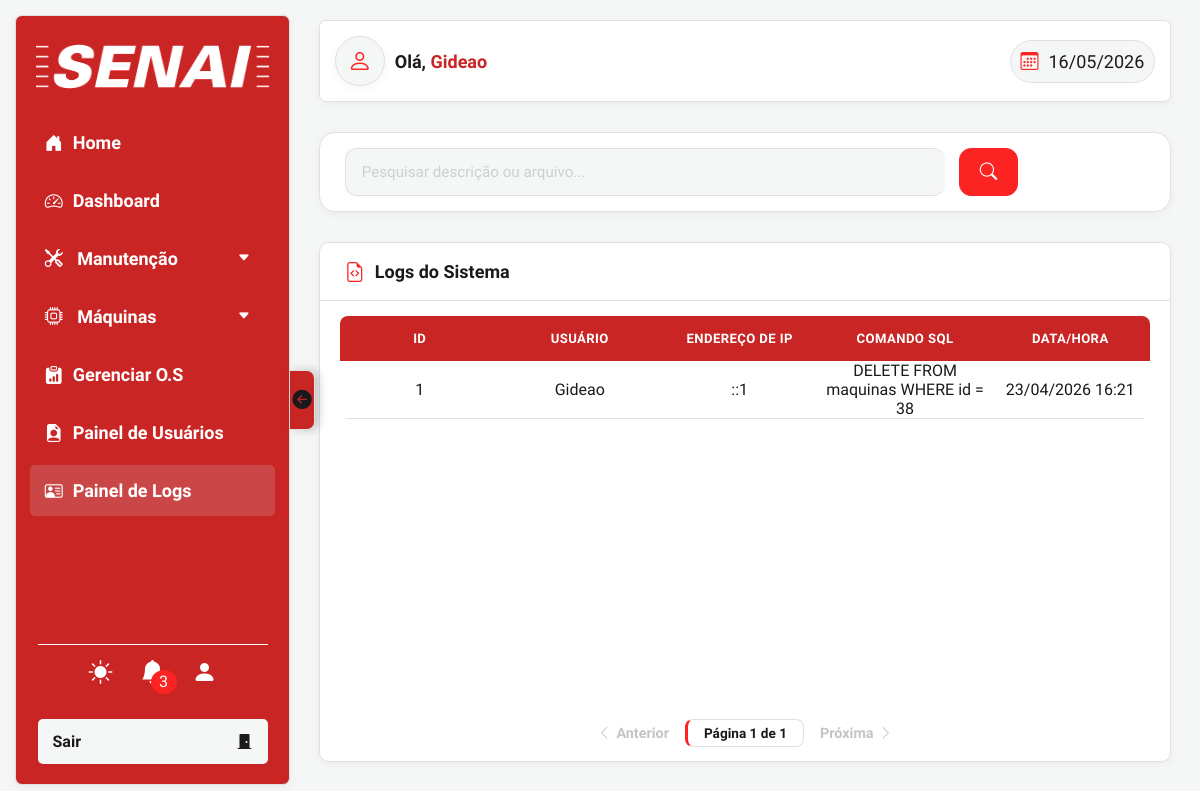
Screenshot of /php/views/log.php (signed in) with the database file from the repository.
### tables this page shows
CREATE TABLE `logs` (
  `id` int(11) NOT NULL,
  `usuario_id` int(11) DEFAULT NULL,
  `ip_address` varchar(45) NOT NULL,
  `sql_command` text NOT NULL,
  `data_hora` datetime DEFAULT current_timestamp()
);

CREATE TABLE `usuarios` (
  `id` int(11) NOT NULL,
  `nome` varchar(200) NOT NULL,
  `email` varchar(200) NOT NULL,
  `senha` varchar(245) NOT NULL,
  `senha_padrao` int(11) NOT NULL DEFAULT 1,
  `permissao` enum('ADMIN','GESTOR','NORMAL') NOT NULL DEFAULT 'NORMAL',
  `foto` varchar(255) DEFAULT NULL
);

### php/views/log.php (the view, shortened to what this page needs)
<?php
require __DIR__ . '/../configs/conexao.php';
$busca_atual = isset($_GET['search']) ? trim($_GET['search']) : '';
$pagina_atual = isset($_GET['page']) ? (int)$_GET['page'] : 1;
$limite = 10;
$sql_count = "SELECT COUNT(*) as total FROM logs
              LEFT JOIN usuarios ON logs.usuario_id = usuarios.id";
$res_count = $conn->query($sql_count);
$total_registros = $res_count->fetch_assoc()['total'];
$total_paginas = ceil($total_registros / $limite);
$offset = ($pagina_atual - 1) * $limite;
$sql = "SELECT logs.*, usuarios.nome AS nome_real
        FROM logs
        LEFT JOIN usuarios ON logs.usuario_id = usuarios.id";
$sql .= " ORDER BY logs.id DESC LIMIT $limite OFFSET $offset";
$resultado = $conn->query($sql);
?>
<!DOCTYPE html>
<html lang="pt-br" data-tema="">
<head>
    <link rel="stylesheet" href="../../css/style.css">
    <link rel="stylesheet" href="../../css/nav.css">
    <link rel="stylesheet" href="../../css/global.css">
    <link rel="stylesheet" href="../../css/header.css">
    <link rel="stylesheet" href="../../css/modal.css">
    <link rel="stylesheet" href="https://cdn.jsdelivr.net/npm/bootstrap-icons@1.13.1/font/bootstrap-icons.min.css">
</head>
<body>
    <?php require __DIR__ . '/../components/nav.php'; ?>
    <section class="sec-main">
        <?php require __DIR__ . '/../components/header.php'; ?>
        <div class="page-actions-bar">
            <form action="" method="GET" class="page-search-form">
                <div class="page-search-box <?php echo $busca_atual ? 'has-content' : ''; ?>">
                    <input type="text" name="search" id="pesquisa" value="<?php echo htmlspecialchars($busca_atual); ?>"
                        placeholder="Pesquisar descrição ou arquivo...">
                </div>
                <button type="submit" class="btn-search">
                    <i class="bi bi-search"></i>
                </button>
            </form>
        </div>
        <div class="tabela-bg2">
            <div class="tabela-titulo">
                <i class="bi bi-file-earmark-code"></i>
                <h2>Logs do Sistema</h2>
            </div>
            <div class="tabela-wrapper">
                <table class="tabela-main">
                    <thead>
                        <th>ID</th>
                        <th>Usuário</th>
                        <th>Endereço de IP</th>
                        <th>Comando SQL</th>
                        <th>Data/Hora</th>
                    </thead>
                    <tbody id="tabela-logs">
                        <?php
                        if ($resultado && $resultado->num_rows > 0) {
                            while ($linha = $resultado->fetch_assoc()) {
                                $nome_exibicao = !empty($linha["nome_real"]) ? htmlspecialchars($linha["nome_real"]) : "<span style='color: #ff6b6b; font-size: 0.9em;'>Ex-Usuário (ID: " . $linha['usuario_id'] . ")</span>";
                                echo "<tr>";
                                echo "<td>" . htmlspecialchars($linha["id"]) . "</td>";
                                echo "<td>" . $nome_exibicao . "</td>";
                                echo "<td>" . htmlspecialchars($linha["ip_address"]) . "</td>";
                                echo "<td title='" . htmlspecialchars($linha["sql_command"]) . "'>" . substr(htmlspecialchars($linha["sql_command"]), 0, 50) . (strlen($linha["sql_command"]) > 50 ? '...' : '') . "</td>";
                                echo "<td>" . date("d/m/Y H:i", strtotime($linha["data_hora"])) . "</td>";
                                echo "</tr>";
                            }
                        } else {
                            echo "<tr><td colspan='5' style='text-align:center; padding:30px; color: #888;'>Nenhum registro encontrado.</td></tr>";
                        }
                        ?>
                    </tbody>
                </table>
            </div>
            <div class="page-pagination">
                <?php if ($pagina_atual > 1): ?>
                    <a href="?search=<?php echo urlencode($busca_atual); ?>&page=<?php echo $pagina_atual - 1; ?>" class="pag-btn"><i class="bi bi-chevron-left"></i> Anterior</a>
                <?php else: ?>
                    <span class="pag-btn disabled"><i class="bi bi-chevron-left"></i> Anterior</span>
                <?php endif; ?>
                <span class="pag-current">Página <?php echo $pagina_atual; ?> de <?php echo $total_paginas; ?></span>
                <?php if ($pagina_atual < $total_paginas): ?>
                    <a href="?search=<?php echo urlencode($busca_atual); ?>&page=<?php echo $pagina_atual + 1; ?>" class="pag-btn">Próxima <i class="bi bi-chevron-right"></i></a>
                <?php else: ?>
                    <span class="pag-btn disabled">Próxima <i class="bi bi-chevron-right"></i></span>
                <?php endif; ?>
            </div>
        </div>
    </section>
</body>
</html>

### css/style.css (style rules this page uses)
.tabela-bg table, .tabela-bg2 table, .custom-table, .checklist-table { background: transparent; border-collapse: collapse; text-align: center; width: 100%; overflow: hidden; }
.tabela-bg table thead, .tabela-bg2 table thead, .custom-table thead, .checklist-table thead { background: var(--corDestaque); color: var(--corTxt); text-transform: uppercase; font-weight: 500; }
.tabela-bg table thead th, .tabela-bg2 table thead th { padding: 15px; min-width: 160px; }
.tabela-bg table tbody tr, .tabela-bg2 table tbody tr, .custom-table tbody tr, .checklist-table tbody tr { height: 50px; max-height: 50px; min-height: 50px; color: var(--corTxt3); transition: all 0.3s ease; border-bottom: 1px solid var(--corBordas); }
.tabela-bg table tbody tr td, .tabela-bg2 table tbody tr td { max-width: 180px; overflow: auto; }
.tabela-bg2 { width: 90%; height: 65vh; display: flex; flex-direction: column; background: var(--corFundo2); border-radius: 10px; overflow: hidden; box-shadow: var(--sombra); border: 1px solid var(--corBordas); }
.tabela-titulo { display: flex; align-items: center; gap: 10px; padding: 18px 25px; border-bottom: 1px solid var(--corBordas); }
.tabela-titulo i { font-size: var(--text-xl); color: var(--corBase); }
.tabela-titulo h2 { font-size: var(--text-lg); font-weight: 700; color: var(--corTxt3); margin: 0; }
.tabela-wrapper { flex: 1; overflow: auto; padding: 15px 20px; }
.tabela-wrapper table { border-radius: 8px; overflow: hidden; }
.tabela-bg2 { width: 98%; height: 65vh; display: flex; flex-direction: column; background: var(--corFundo2); border-radius: 10px; overflow: hidden; box-shadow: var(--sombra); border: 1px solid var(--corBordas); }
.page-actions-bar { width: 98%; display: flex; justify-content: space-between; align-items: center; gap: 20px; margin: 0 auto; flex-wrap: wrap; background: var(--corFundo2); padding: 15px 25px; border-radius: 16px; border: 1px solid var(--corBordas); box-shadow: var(--sombra); }
.page-actions-bar .page-search-form { flex: 1; display: flex; align-items: center; gap: 15px; min-width: 300px; }
.page-search-box { display: flex; align-items: center; background: var(--corFundo); border: 1.5px solid var(--corBordas); border-radius: 12px; padding: 0 16px; height: 48px; flex: 1; max-width: 600px; transition: all 0.3s cubic-bezier(0.4, 0, 0.2, 1); position: relative; border-right: none; }
.page-search-box input { flex: 1; border: none !important; background: transparent !important; outline: none !important; box-shadow: none !important; color: var(--corTxt3) !important; font-size: 0.95rem; font-weight: 500; height: 100%; padding: 0; margin: 0; }
.btn-search { height: 48px; padding: 0 20px; background: var(--corBase); color: #fff; border: 1.5px solid var(--corBase); border-radius: 12px; cursor: pointer; display: flex; align-items: center; justify-content: center; font-size: 1.1rem; transition: 0.3s; margin-left: -1px; }
.page-search-box input::placeholder { color: var(--corTxt3); opacity: 0.4; }
.page-pagination { display: flex; justify-content: center; align-items: center; gap: 16px; padding: 14px 0; }
.page-pagination .pag-btn { color: var(--corTxt3); opacity: 0.55; text-decoration: none; font-weight: 600; font-size: 0.9rem; display: inline-flex; align-items: center; gap: 5px; transition: opacity 0.2s, color 0.2s; }
.page-pagination .pag-btn.disabled { opacity: 0.25; cursor: not-allowed; pointer-events: none; }
.page-pagination .pag-current { background: var(--corFundo2); border: 1px solid var(--corBordas); color: var(--corTxt3); padding: 5px 16px; border-radius: 8px; font-weight: 700; font-size: 0.85rem; border-left: 3px solid var(--corBase); }
html[data-tema='claro'] .page-search-box input, html[data-tema='claro'] .input-pesquisa { color: #1e1e1e !important; }
html[data-tema='claro'] .page-search-box input::placeholder, html[data-tema='claro'] .input-pesquisa::placeholder { color: rgba(30, 30, 30, 0.45) !important; }
.tabela-main thead { background: var(--corDestaque); color: var(--corTxt); text-transform: uppercase; font-weight: 500; }
.tabela-main thead th { padding: 12px 15px; color: #fff; font-size: 0.82rem; letter-spacing: 0.4px; }

### css/modal.css (style rules this page uses)
.modal-notificacao .notificacao h6, h5, h4, h3, h2, h1 { color: var(--corDestaque); }

### rows the page displays
logs: id "1", usuario.nome "Gideao", ip_address "::1", sql_command "DELETE FROM maquinas WHERE id = 38", data_hora "23/04/2026 16:21"

### other values shown
$totalNoti "3"
$nome_usuario "Gideao"
$pagina_atual "1"
$total_paginas "1"
